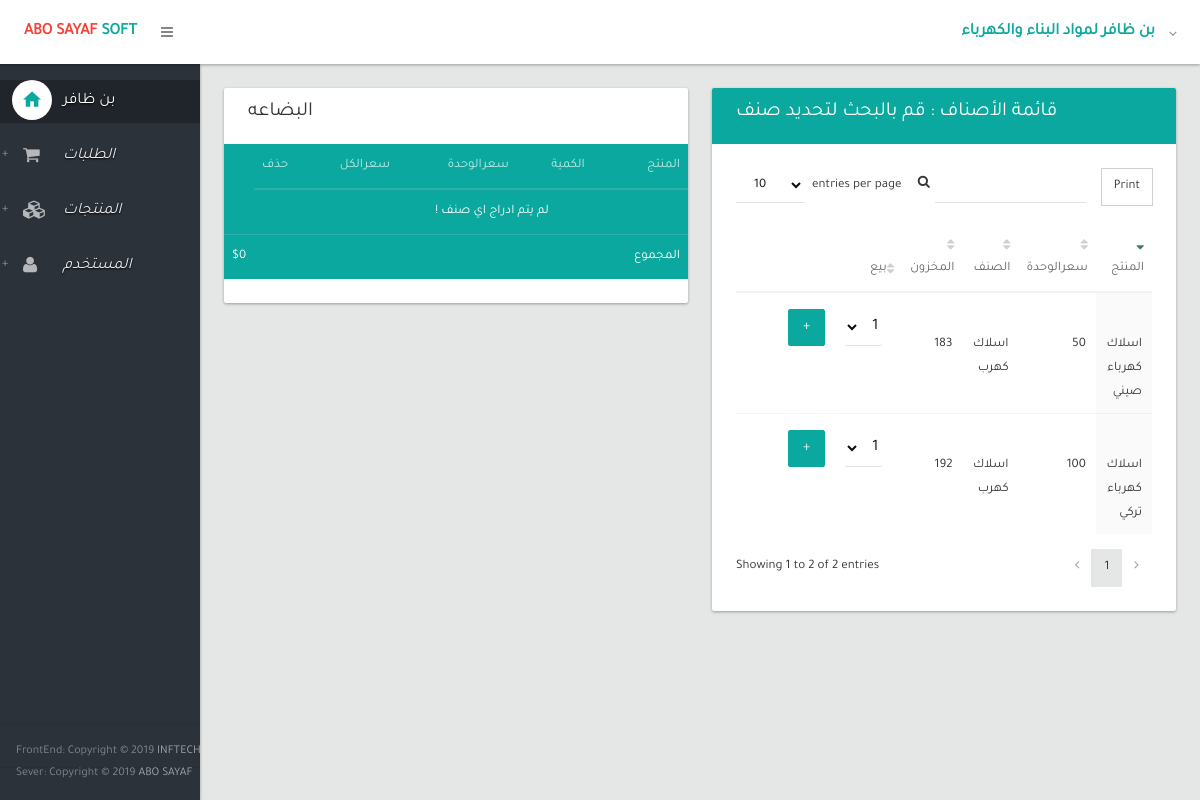
Page /test/ (signed in) on the earlier database version.
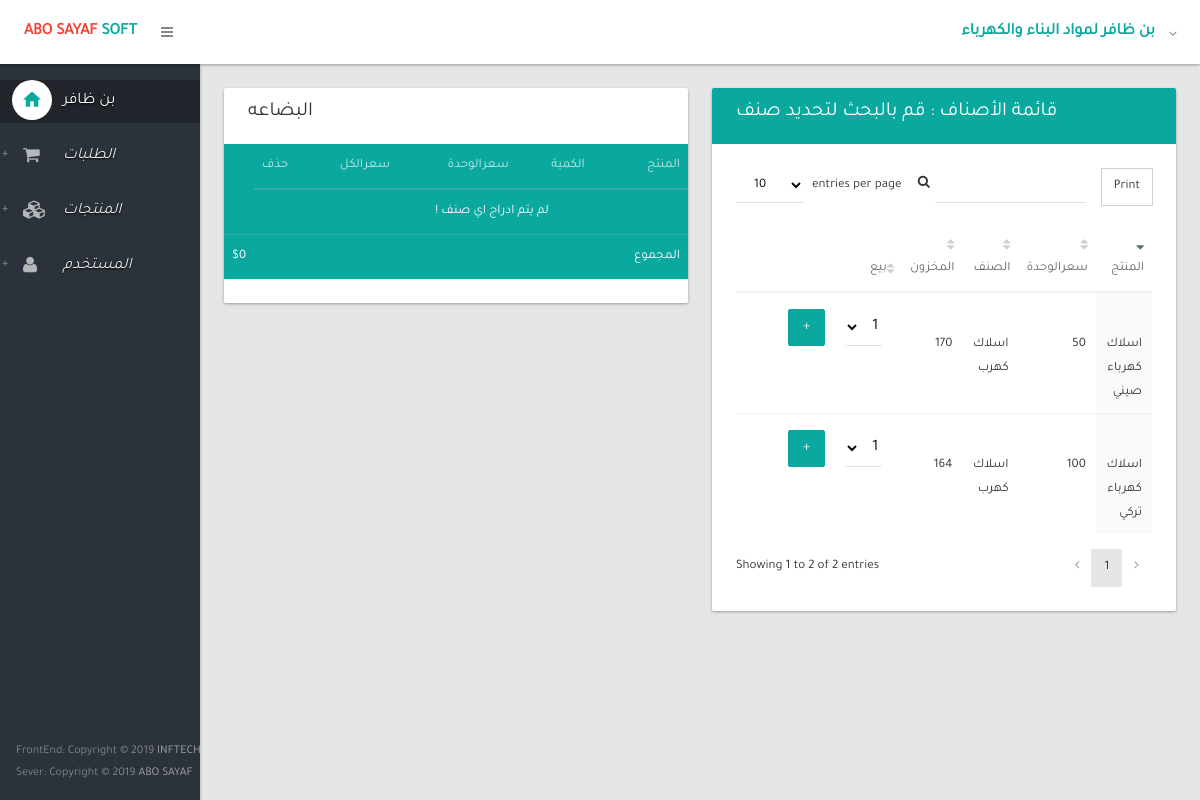
Same page on the later database version.
### inventory/models.py (models this page shows, shortened)
class Product(models.Model):
    category = models.ForeignKey(Category,related_name='product',on_delete=models.CASCADE)
    product_name = models.CharField(max_length=200, db_index=True)
    slug = models.SlugField(max_length=200,db_index=True)
    product_details = models.TextField()
    price= models.IntegerField()
    price_out= models.IntegerField()
    active = models.IntegerField(default='1')
    stock = models.PositiveIntegerField()
    available = models.BooleanField(default=True)
    created = models.DateTimeField(auto_now_add=True)
    updated = models.DateTimeField(auto_now=True)
    class Meta:
            ordering = ('-created',)
            index_together = (('id','slug'),)
            verbose_name = "Product"
            verbose_name_plural = "Products"

class Category(models.Model):
    name = models.CharField(max_length=200,db_index=True)
    slug = models.SlugField(max_length=200,db_index=True,unique=True)
    class Meta:
        ordering = ('name',)
        verbose_name = "Category"
        verbose_name_plural = "Categorys"

### inventory/views.py (the view)
# urls.py: url(r'^test/$', my_order.product_list, name='test'),
@login_required
def product_list(request,category_slug=None):
    category = None
    categories = Category.objects.all()
    products = Product.objects.filter(available=True)
    cart = Cart(request)
    for item in cart:
        item['update_quantity_form'] = CartAddProductForm(initial={'quantity':item['quantity'],'update':True})
    cart_product_form = CartAddProductForm()
    if category_slug:
        category = get_object_or_404(Category,slug=category_slug)
        products = products.filter(category=category)
    context = {
        'category':category,
        'categories':categories,
        'products':products,
        'cart_product_form':cart_product_form,
        'cart':cart
    }
    return render(request,'test.html',context)

### inventory/forms.py
class CartAddProductForm(forms.Form):
    quantity = forms.TypedChoiceField(choices=PRODUCT_QUANTITY_CHOICES,coerce=int)
    update = forms.BooleanField(required=False,initial=False,widget=forms.HiddenInput)

### inventory/cart.py (called while the page is built)
	def __iter__(self):
		product_ids = self.cart.keys()
		products = Product.objects.filter(id__in=product_ids)
		for product in products:
			self.cart[str(product.id)]['product'] = product
		for item in self.cart.values():
			item['price'] = Decimal(item['price'])
			item['total_price'] = item['price'] *  item['quantity']
			yield item

	def __len__(self):
		return sum(item['quantity'] for item in self.cart.values())

	def get_total_price(self):
		return sum(Decimal(item['price']) * item['quantity'] for item in self.cart.values())

### templates/test.html (shortened to what this page needs)
{% extends 'layout.html' %}
{% load widget_tweaks %}
{% block body %}
                <section>
                    <div class="section-body">
                            <div class="row">
                                <div class="col-lg-6" style="float: right;">
                                <div class="card">
                                    <div class="card-head style-primary">
                                        <header>قائمة الأصناف : قم بالبحث لتحديد صنف</header>
                                    </div>
                                    <div class="card-body">
                                        <div class="table-responsive">
                                            <table id="datatable2" class="table order-column hover">
                                                <thead>
                                                    <tr>
                                                        <th>المنتج</th>
                                                        <th>سعرالوحدة</th>
                                                        <th>الصنف</th>
                                                        <th>المخزون</th>
                                                        <th width="150px">بيع</th>
                                                    </tr>
                                                </thead>
                                                <tbody>
                                                    {% for product in products %}
                                                        <tr class="gradeX">
                                                            <td>{{ product.product_name }}</td>
                                                            <td>{{ product.price }}</td>
                                                            <td>{{ product.category.name }}</td>
                                                            <td>{{ product.stock }}</td>
                                                            <td>
                                                             <form method="post" action="{% url 'cart_add' product.id %}">
                                                               <table>
                                                               <tr>
                                                                <td>
                                                            {{cart_product_form.quantity | add_class:'form-control'}}
                                                               </td>
                                                                   <td>
                                                                    <input type="submit" class="btn  btn-primary " value="+">
                                                                </td>
                                                                </tr>
                                                                       </table>
                                                             </form>
                                                            </td>
                                                        </tr>
                                                    {% endfor %}
                                                </tbody>
                                            </table>
                                        </div>
                                    </div>
                                </div>
                            </div>
 {% include 'cart_detail.html' %}
                        </div>
                    </div>
{% endblock %}

Differences in the rows shown:
changed Product "اسلاك كهرباء صيني": stock "183" → "170"
changed Product "اسلاك كهرباء تركي": stock "192" → "164"
